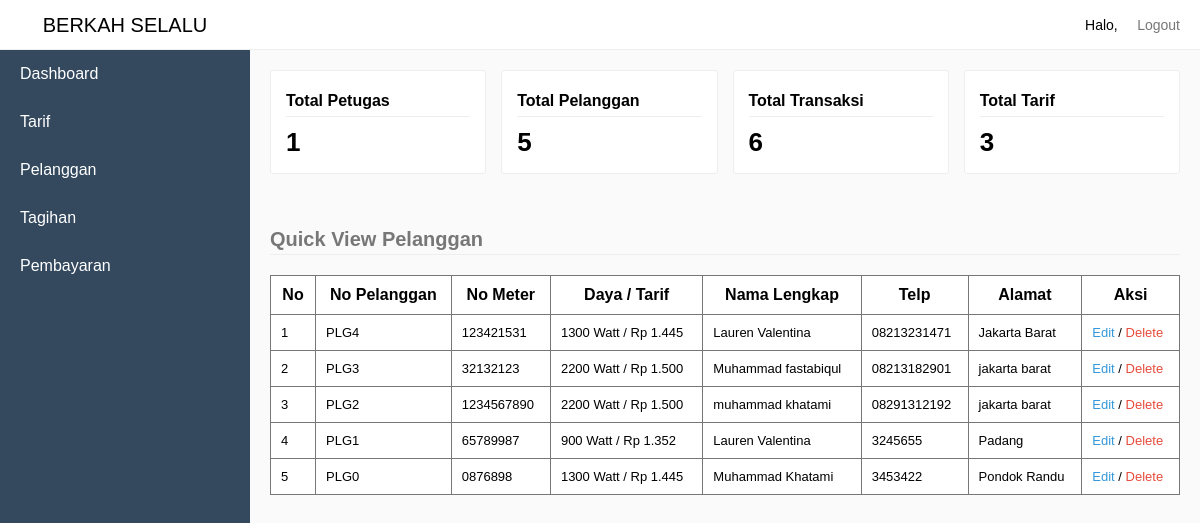
Page /sources/admin/home.php on the committed database.
### tables this page shows
CREATE TABLE `tb_pelanggan` (
  `KodePelanggan` int(11) NOT NULL,
  `NoPelanggan` varchar(50) NOT NULL,
  `Password` varchar(50) NOT NULL,
  `NoMeter` varchar(50) NOT NULL,
  `KodeTarif` int(11) NOT NULL,
  `NamaLengkap` varchar(50) NOT NULL,
  `Telp` varchar(50) NOT NULL,
  `Alamat` varchar(50) NOT NULL
);

CREATE TABLE `tb_tarif` (
  `KodeTarif` int(11) NOT NULL,
  `Daya` varchar(50) NOT NULL,
  `TarifPerKwh` double(50,0) NOT NULL,
  `Beban` double(50,0) NOT NULL
);

### sources/admin/home.php (the view, shortened to what this page needs)
<?php
	require_once "sources/HeaderFooter/header.php";
?>
<div class="information-card">
	<div class="card">
		<div class="card-body">
			<span>Total Petugas</span>
			<h1 class="count">
			<?php
				$selectQuery = mysqli_query($connect, "SELECT * FROM tb_login WHERE Level <> 'Pelanggan'");
				if(mysqli_num_rows($selectQuery) > 0) {
					echo mysqli_num_rows($selectQuery);
				} else {
					echo "0";
				}
			?>
			</h1>
		</div>
	</div>
	<div class="card">
		<div class="card-body">
			<span>Total Pelanggan</span>
			<h1 class="count">
			<?php
				$selectQuery = mysqli_query($connect, "SELECT * FROM tb_pelanggan");
				if(mysqli_num_rows($selectQuery) > 0) {
					echo mysqli_num_rows($selectQuery);
				} else {
					echo "0";
				}
			?>
			</h1>
		</div>
	</div>
	<div class="card">
		<div class="card-body">
			<span>Total Transaksi</span>
			<h1 class="count">
			<?php
				$selectQuery = mysqli_query($connect, "SELECT * FROM tb_tagihan");
				if(mysqli_num_rows($selectQuery) > 0) {
					echo mysqli_num_rows($selectQuery);
				} else {
					echo "0";
				}
			?>
			</h1>
		</div>
	</div>
	<div class="card">
		<div class="card-body">
			<span>Total Tarif</span>
			<h1 class="count">
			<?php
				$selectQuery = mysqli_query($connect, "SELECT * FROM tb_tarif");
				if(mysqli_num_rows($selectQuery) > 0) {
					echo mysqli_num_rows($selectQuery);
				} else {
					echo "0";
				}
			?>
			</h1>
		</div>
	</div>
</div>
<?php
	$selectPlg = mysqli_query($connect, "SELECT * FROM tb_pelanggan INNER JOIN tb_tarif USING(KodeTarif) ORDER BY KodePelanggan DESC");
	if(mysqli_num_rows($selectPlg) > 0) {
?>
<legend>Quick View Pelanggan</legend>
<table style="border-collapse: collapse;margin-top:20px;" border="1">
	<tr>
		<th>No</th>
		<th>No Pelanggan</th>
		<th>No Meter</th>
		<th>Daya / Tarif</th>
		<th>Nama Lengkap</th>
		<th>Telp</th>
		<th>Alamat</th>
		<th>Aksi</th>
	</tr>
	<?php
		$No = 1;
		while($row = mysqli_fetch_assoc($selectPlg)) {
			$msg = "Apakah anda yakin ingin menghapus pelanggan dengan Nomor Pelanggan ".$row['NoPelanggan'];
	?>
	<tr>
		<td><?php echo $No; ?></td>
		<td><?php echo $row['NoPelanggan']; ?></td>
		<td><?php echo $row['NoMeter']; ?></td>
		<td><?php echo $row['Daya']." Watt / Rp ".number_format($row['TarifPerKwh'], 0, '', '.'); ?></td>
		<td><?php echo $row['NamaLengkap']; ?></td>
		<td><?php echo $row['Telp']; ?></td>
		<td><?php echo $row['Alamat']; ?></td>
		<td><a href="index.php?pages=editpelanggan&NoPelanggan=<?php echo $row['NoPelanggan']; ?>">Edit</a> / <a href="index.php?process=deletepelanggan&NoPelanggan=<?php echo $row['NoPelanggan']; ?>" onclick="return deleteAlert('<?php echo $msg; ?>')">Delete</a></td>
	</tr>
	<?php
			$No++;
		}
	?>
</table>
<?php
	} else {
		echo "Data pelanggan Tidak ada";
	}
	require_once "sources/HeaderFooter/footer.php";

### assets/style.css (style rules this page uses)
* { padding:0; margin:0; box-sizing: border-box; font-family: sans-serif; }
legend { border-bottom: 1px solid #eee; line-height: 30px; margin-bottom: 20px; font-size: 20px; font-weight: bold; color: #777; }
body { background-color: #fafafa; }
table { border-collapse: collapse; border: 1px solid #777; width:100%; background-color: #fff; margin-bottom: 20px; }
table td { font-size: 13px; }
table tr > td:last-child a { text-decoration: none; }
table tr > td:last-child a:last-child { color: #E74C3C; }
table tr > td:last-child a:first-child { color: #3498DB; }
table td, th { border: 1px solid #777; padding: 10px; }
div.content .card { margin-bottom: 50px; }
div.information-card { display: flex; }
div.information-card .card { width:25%; margin-right:15px; }
div.information-card .card:last-child { margin-right: 0px; }
div.card { background-color: #fff; border: 1px solid #eee; border-radius: 3px; }
div.card-body { padding: 15px; }
div.information-card span { font-weight: bold; font-size: 16px; display: block; border-bottom: 1px solid #eee; line-height: 30px; margin-bottom: 10px; }
div.information-card .count { font-size: 26px; font-weight: bold; }

### rows in the picture
tb_pelanggan: NoPelanggan "PLG4", NoMeter "123421531", KodeTarif.Daya "1300", KodeTarif.TarifPerKwh "1.445", NamaLengkap "Lauren Valentina", Telp "08213231471", Alamat "Jakarta Barat"
tb_pelanggan: NoPelanggan "PLG3", NoMeter "32132123", KodeTarif.Daya "2200", KodeTarif.TarifPerKwh "1.500", NamaLengkap "Muhammad fastabiqul", Telp "08213182901", Alamat "jakarta barat"
tb_pelanggan: NoPelanggan "PLG2", NoMeter "1234567890", KodeTarif.Daya "2200", KodeTarif.TarifPerKwh "1.500", NamaLengkap "muhammad khatami", Telp "08291312192", Alamat "jakarta barat"
tb_pelanggan: NoPelanggan "PLG1", NoMeter "65789987", KodeTarif.Daya "900", KodeTarif.TarifPerKwh "1.352", NamaLengkap "Lauren Valentina", Telp "3245655", Alamat "Padang"
tb_pelanggan: NoPelanggan "PLG0", NoMeter "0876898", KodeTarif.Daya "1300", KodeTarif.TarifPerKwh "1.445", NamaLengkap "Muhammad Khatami", Telp "3453422", Alamat "Pondok Randu"

### other values in the picture
mysqli_num_rows($selectQuery) "1"
mysqli_num_rows($selectQuery) "5"
mysqli_num_rows($selectQuery) "6"
mysqli_num_rows($selectQuery) "3"
